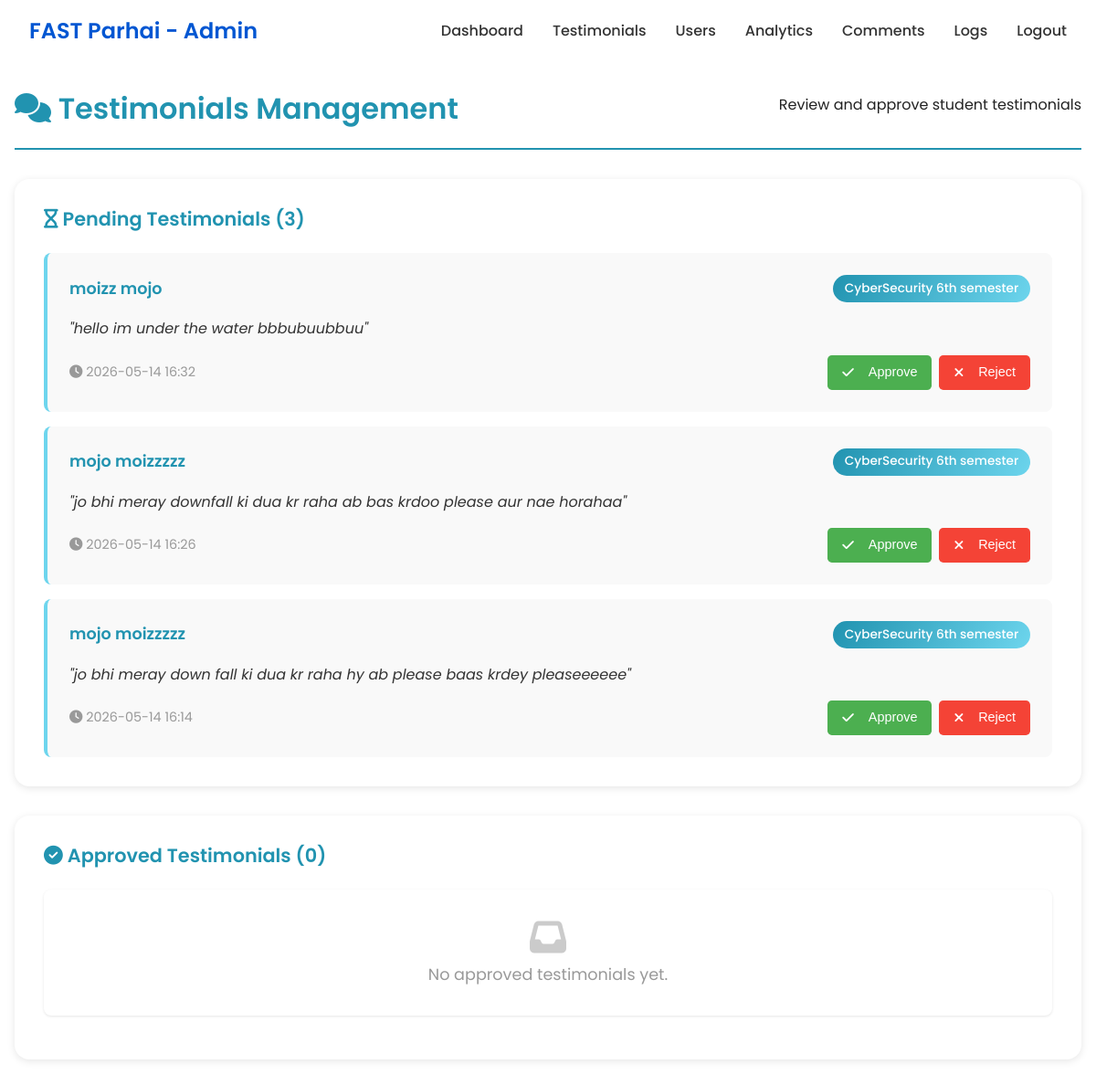
/admin/testimonials (signed in), run on the app's committed database.
### app.py (models this page shows)
class Testimonial(db.Model):
    id = db.Column(db.Integer, primary_key=True)
    author_name = db.Column(db.String(150), nullable=False)
    author_semester = db.Column(db.String(50), nullable=False)
    content = db.Column(db.Text, nullable=False)
    is_approved = db.Column(db.Boolean, default=False)
    created_at = db.Column(db.DateTime, default=lambda: datetime.now(timezone.utc))
    user_id = db.Column(db.Integer, db.ForeignKey("user.id"), nullable=True)

### app.py (the view, shortened to what this page needs)
@app.route("/admin/testimonials", methods=["GET", "POST"])
@login_required
def admin_testimonials():
    if not current_user.is_admin:
        abort(403)
    pending = Testimonial.query.filter_by(is_approved=False).order_by(Testimonial.created_at.desc()).all()
    approved = Testimonial.query.filter_by(is_approved=True).order_by(Testimonial.created_at.desc()).limit(50).all()
    return render_template("admin-testimonials.html", pending=pending, approved=approved)

### app.py (called while the page is built)
@login_manager.user_loader
def load_user(user_id):
    return db.session.get(User, int(user_id))

@app.before_request
def apply_rate_limits():
    if request.method == "POST":
        check_rate_limit(request.endpoint or "")

### templates/admin-testimonials.html (shortened to what this page needs)
<!DOCTYPE html>
<html lang="en">
<head>
    <link rel="stylesheet" href="{{ url_for('static', filename='css/style.css') }}">
    <link rel="stylesheet" href="{{ url_for('static', filename='css/admin.css') }}">
    <link rel="stylesheet" href="https://cdnjs.cloudflare.com/ajax/libs/font-awesome/6.4.0/css/all.min.css">
</head>
<body>
    <header>
        <nav class="nav-menu">
            <a href="{{ url_for('index') }}" class="logo">FAST Parhai - Admin</a>
            <div class="nav-links">
                <a href="{{ url_for('admin_dashboard') }}">Dashboard</a>
                <a href="{{ url_for('admin_testimonials') }}" class="active">Testimonials</a>
                <a href="{{ url_for('admin_users') }}">Users</a>
                <a href="{{ url_for('admin_analytics') }}">Analytics</a>
                <a href="{{ url_for('admin_comments') }}">Comments</a>
                <a href="{{ url_for('admin_logs') }}">Logs</a>
                <a href="{{ url_for('logout') }}" class="logout-btn">Logout</a>
            </div>
        </nav>
    </header>
    <main class="admin-container">
        <div class="container">
            <div class="section-header">
                <h1><i class="fas fa-comments"></i> Testimonials Management</h1>
                <p>Review and approve student testimonials</p>
            </div>
            <section class="admin-section">
                <h2><i class="fas fa-hourglass"></i> Pending Testimonials ({{ pending|length }})</h2>
                {% if pending %}
                    <div class="testimonials-list">
                        {% for testimonial in pending %}
                            <div class="testimonial-item">
                                <div class="testimonial-header">
                                    <h3>{{ testimonial.author_name }}</h3>
                                    <span class="semester-badge">{{ testimonial.author_semester }}</span>
                                </div>
                                <div class="testimonial-content">
                                    <p>"{{ testimonial.content }}"</p>
                                </div>
                                <div class="testimonial-footer">
                                    <small class="timestamp"><i class="fas fa-clock"></i> {{ testimonial.created_at.strftime('%Y-%m-%d %H:%M') }}</small>
                                    <div class="action-buttons">
                                        <form method="POST" style="display: inline;">
                                            <button type="submit" class="btn btn-approve"><i class="fas fa-check"></i> Approve</button>
                                        </form>
                                        <form method="POST" style="display: inline;">
                                            <button type="submit" class="btn btn-reject" onclick="return confirm('Are you sure you want to reject this testimonial?');"><i class="fas fa-times"></i> Reject</button>
                                        </form>
                                    </div>
                                </div>
                            </div>
                        {% endfor %}
                    </div>
                {% else %}
                    <p class="empty-state"><i class="fas fa-check-circle"></i> No pending testimonials. All testimonials have been reviewed!</p>
                {% endif %}
            </section>
            <section class="admin-section">
                <h2><i class="fas fa-check-circle"></i> Approved Testimonials ({{ approved|length }})</h2>
                {% if approved %}
                    <div class="testimonials-list">
                        {% for testimonial in approved %}
                            <div class="testimonial-item approved">
                                <div class="testimonial-header">
                                    <h3>{{ testimonial.author_name }}</h3>
                                    <span class="semester-badge">{{ testimonial.author_semester }}</span>
                                </div>
                                <div class="testimonial-content">
                                    <p>"{{ testimonial.content }}"</p>
                                </div>
                                <div class="testimonial-footer">
                                    <small class="timestamp"><i class="fas fa-clock"></i> Approved on {{ testimonial.created_at.strftime('%Y-%m-%d %H:%M') }}</small>
                                </div>
                            </div>
                        {% endfor %}
                    </div>
                {% else %}
                    <p class="empty-state"><i class="fas fa-inbox"></i> No approved testimonials yet.</p>
                {% endif %}
            </section>
        </div>
    </main>
</body>
</html>

### static/css/style.css (style rules this page uses)
:root { --primary-color: #0056d2; --primary-light: #e6f0ff; --secondary-color: #f8f9fa; --accent-color: #ffc107; --success-color: #28a745; --danger-color: #dc3545; --warning-color: #ffc107; --info-color: #17a2b8; --text-color: #333333; --text-light: #6c757d; --text-lighter: #adb5bd; --white: #ffffff; --gray-100: #f8f9fa; --gray-200: #e9ecef; --gray-300: #dee2e6; --gray-400: #ced4da; --gray-500: #adb5bd; --border-color: #dee2e6; --spacing-xs: 0.25rem; --spacing-sm: 0.5rem; --spacing-md: 1rem; --spacing-lg: 1.5rem; --spacing-xl: 2rem; --border-radius: 0.25rem; --border-radius-lg: 0.5rem; --border-radius-full: 9999px; --shadow: 0 1px 3px rgba(0, 0, 0, 0.1); --shadow-md: 0 4px 6px rgba(0, 0, 0, 0.1); --shadow-lg: 0 10px 15px rgba(0, 0, 0, 0.1); --shadow-xl: 0 20px 25px rgba(0, 0, 0, 0.1); --transition: all 0.3s ease; }
* { margin: 0; padding: 0; box-sizing: border-box; }
.container { width: 100%; max-width: 1200px; margin: 0 auto; padding: 0 1rem; }
body { font-family: "Poppins", sans-serif; font-size: 16px; line-height: 1.5; color: var(--text-color); }
main, .container, .footer-content, .sidebar, .main-content { color: var(--text-color) !important; }
a { color: var(--primary-color); text-decoration: none; transition: var(--transition); }
h1, h2, h3, h4, h5, h6 { margin-bottom: 0.5rem; font-weight: 600; line-height: 1.2; }
h1 { font-size: 2rem; }
h2 { font-size: 1.75rem; }
h3 { font-size: 1.5rem; }
p { margin-bottom: 1rem; }
.btn { display: inline-flex; align-items: center; justify-content: center; padding: 0.5rem 1rem; font-size: 1rem; font-weight: 500; line-height: 1.5; text-align: center; white-space: nowrap; vertical-align: middle; cursor: pointer; user-select: none; border: 1px solid transparent; border-radius: var(--border-radius); transition: var(--transition); }
.btn i { margin-right: 0.5rem; }
.empty-state { display: flex; flex-direction: column; align-items: center; justify-content: center; padding: 3rem; text-align: center; background-color: var(--white); border-radius: var(--border-radius-lg); box-shadow: var(--shadow); }
.nav-menu { display: flex; align-items: center; gap: 2rem; padding: 1rem 2rem; background-color: var(--white); box-shadow: var(--shadow); }
.nav-menu .logo { font-size: 1.5rem; font-weight: 600; color: var(--primary-color); text-decoration: none; }
.nav-menu .nav-links { display: flex; align-items: center; gap: 2rem; margin-left: auto; }
.nav-menu .nav-links a { color: var(--text-color); text-decoration: none; font-weight: 500; transition: color 0.3s ease; }
html, body, main, .container, .footer-content, .sidebar, .main-content, .dashboard-container, .about-preview, .features, .testimonials, .cta-section, .footer-logo, .footer-links, .footer-contact, .footer-bottom { background: #fff !important; background-color: #fff !important; color: #222 !important; }

### static/css/admin.css (style rules this page uses)
.section-header { display: flex; align-items: center; justify-content: space-between; margin-bottom: 1.5rem; }
.action-buttons { display: flex; gap: 0.5rem; }

### data on the page
Testimonial: author_name "moizz mojo", author_semester "CyberSecurity 6th semester", content "hello im under the water bbbubuubbuu", created_at "2026-05-14 16:32"
Testimonial: author_name "mojo moizzzzz", author_semester "CyberSecurity 6th semester", content "jo bhi meray downfall ki dua kr raha ab bas krdoo please aur nae horahaa", created_at "2026-05-14 16:26"
Testimonial: author_name "mojo moizzzzz", author_semester "CyberSecurity 6th semester", content "jo bhi meray down fall ki dua kr raha hy ab please baas krdey pleaseeeeee", created_at "2026-05-14 16:14"

### other printed values
{{ pending|length }} "3"
{{ approved|length }} "0"
